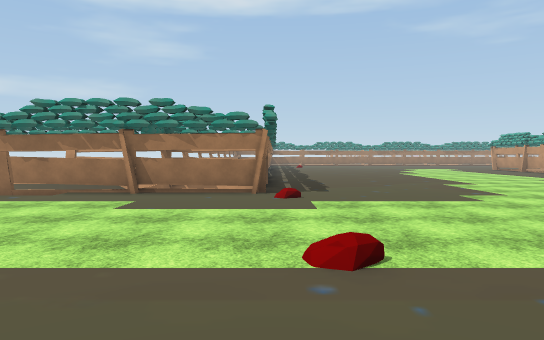
[1] (above)

21 first-person views from a walk through a Unity game level. The camera is 1.5 m above the floor, tilts 2° down and sees 70° across. The floor is counted in squares, 2 m on a side. Each view is taken from the middle of a square. On the plan, view 1 faces up. The plan holds only what a view shows up to about 12 squares ahead; the rest is blank. The place goes on beyond the plan. The player is left out. Some animated figures are left out. Some surface patterns are stand-ins.

[2]
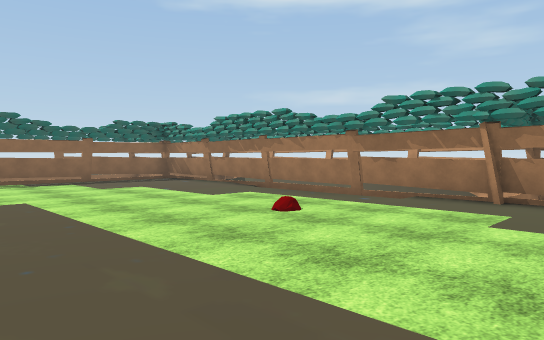

[3]
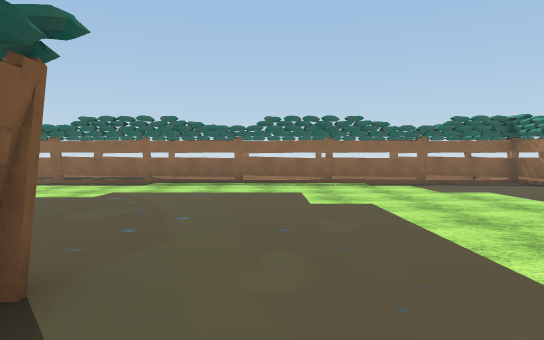

[4]
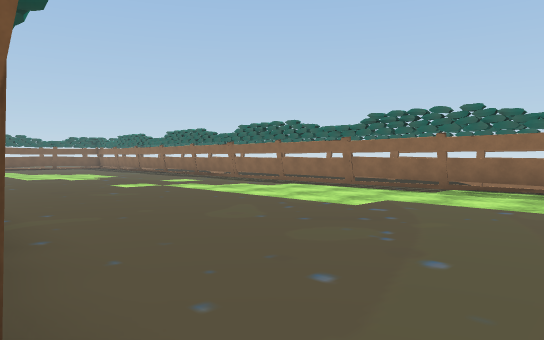

[5]
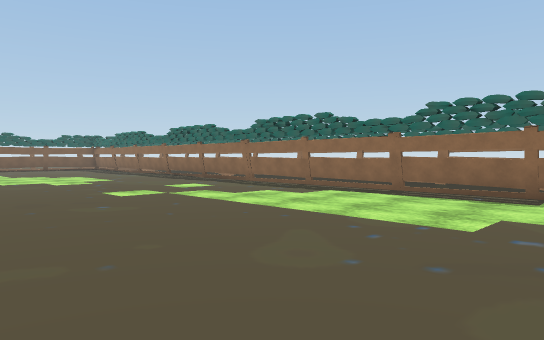

[6]
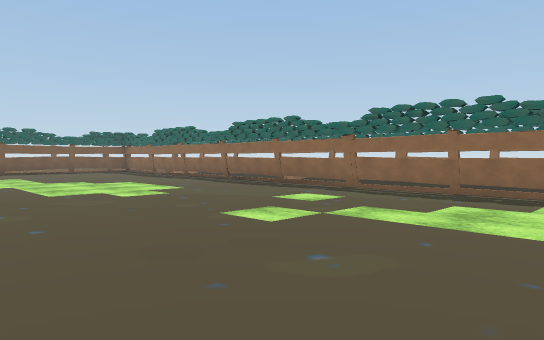

[7]
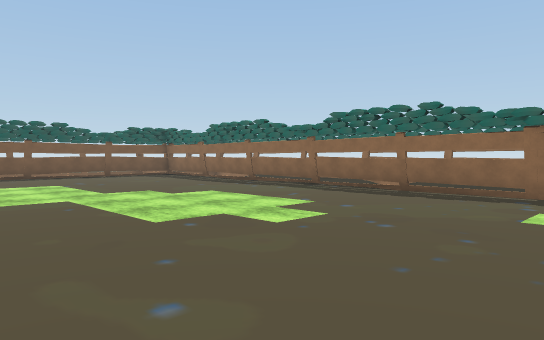

[8]
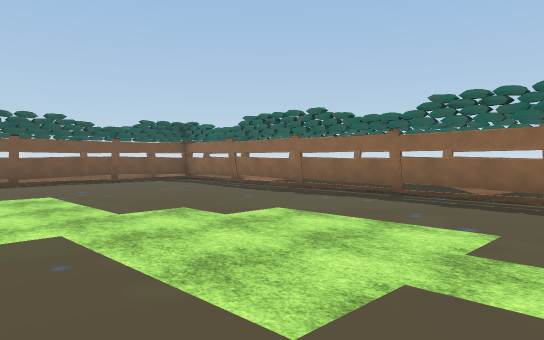

[9]
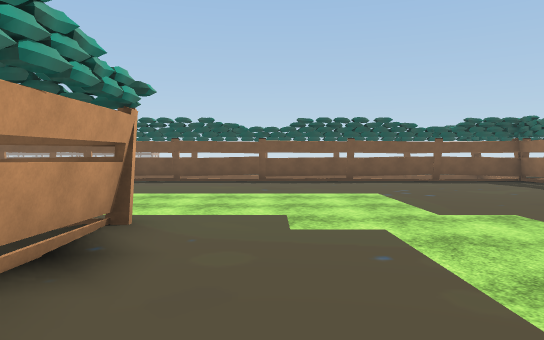

[10]
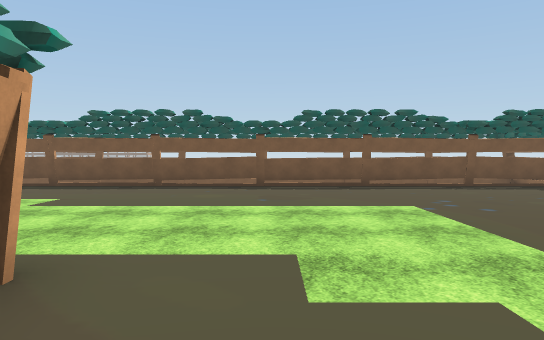

[11]
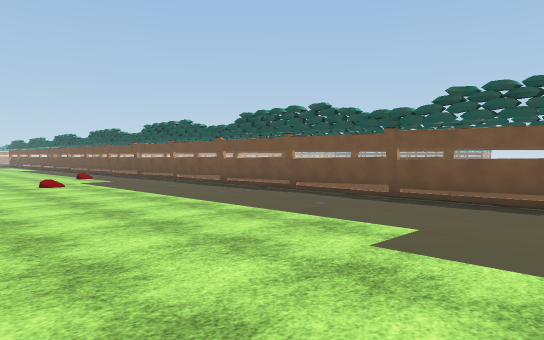

[12]
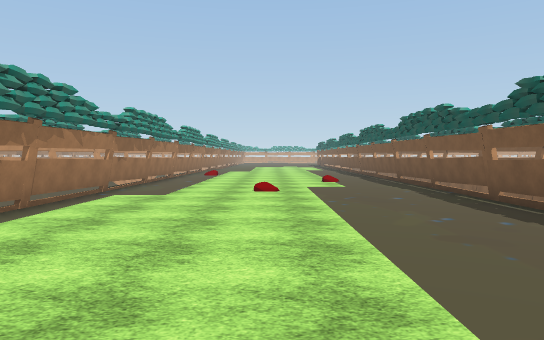

[13]
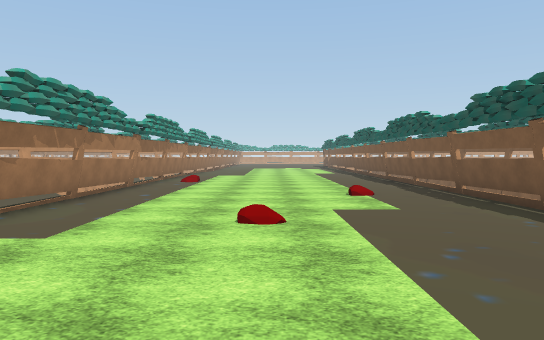

[14]
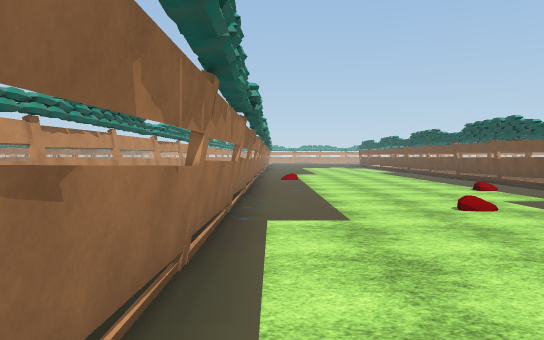

[15]
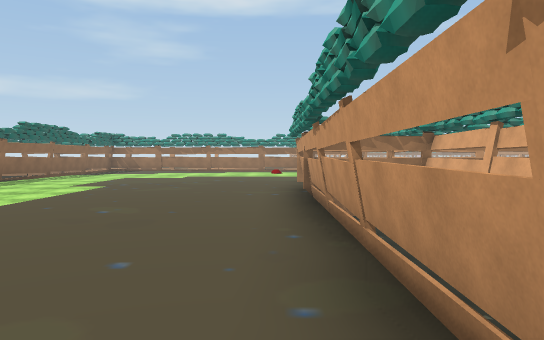

[16]
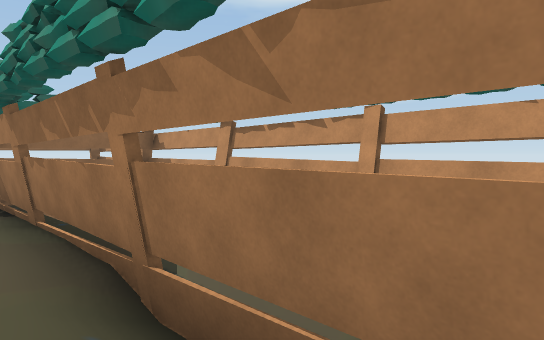

[17]
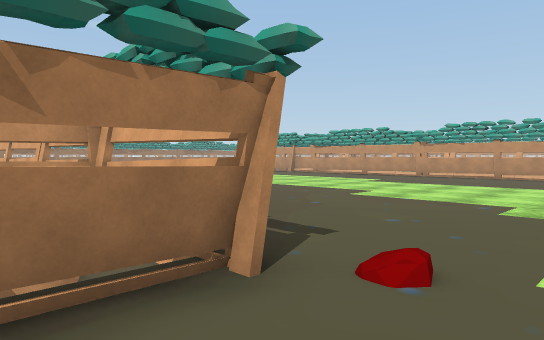

[18]
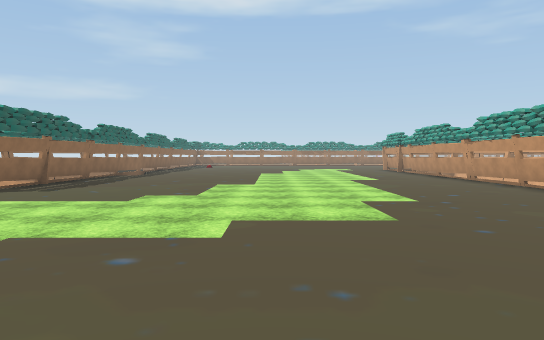

[19]
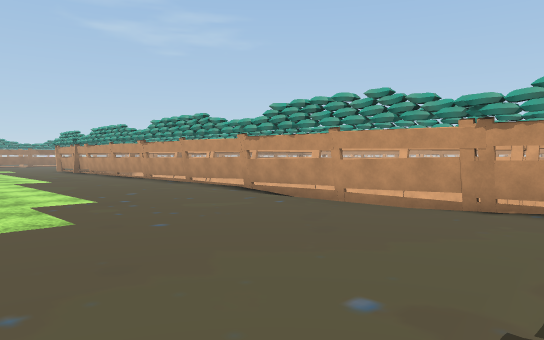

[20]
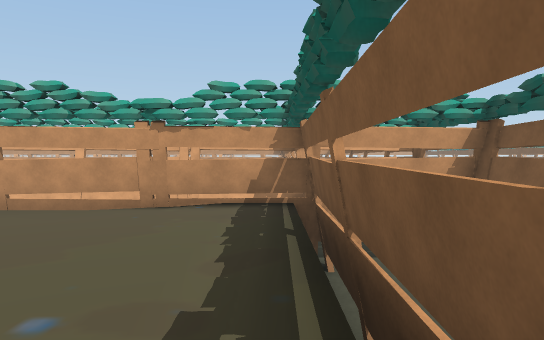

[21]
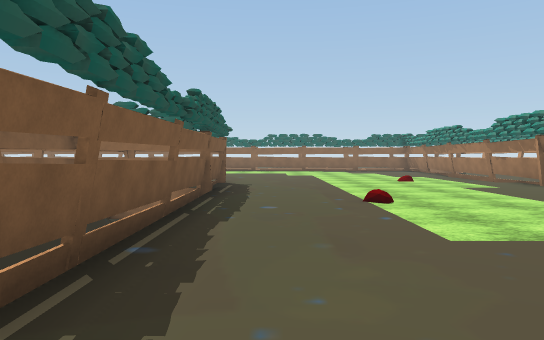

### Floor plan
Key: @ floor where view 1 was taken; # wall or solid block; x gap in a wall; . floor; / step, stairs or slope; = window, fence, low wall or low ledge; v drop or lower ground.
Columns run from 14 left of view 1 to 15 right of it. Each row starts with its distance up from view 1.
 14               =     ..
 13               #    ......
 12               =...........#
 11  ==#==#== /#vv=...........=
 10  # vvvvvvv## v=...........#
  9  v         v  =...........=
  8  #=#==#====#==x...........=  #
  7  =........................#  #
  6  .........................=  #
  5  #........................=  #
  4  =........................=  #
  3  #........................=  #
  2  .........................#  #
  1  ................... .....=  #
  0 =.............@...........=  #
 -1  .........=vvvvvvvvv vvvvv#vv#
 -2  =........  vvvvv       vvvv #
 -3 v.........######         ##  #
 -4 v.........=vv#
 -5 v#........=vv#
 -6 v=........#vv#
 -7 v=........=vv
 -8 v#........#v
 -9 v=........=
-10 v#........=
-11 ##........#
-12 =.........
-13 #........
-14 =.........          #########
-15 =.........=
-16 =.........==    ====#==#vvvvv
-17 =............. ..............
-18 =............................
-19 =............................
-20 =............................
-21 #............................
-22  ............................
-23 =............................
-24 #==#====#==#====#==#==#====#=
-25 v
-26             vv=#vv    =vv
-27               //

Positions as (right, up) in squares from view 1, and headings:
1: (0, 0), facing up
2: (-1, 1), facing up-left
3: (-2, 1), facing left
4: (-4, 1), facing down-left
5: (-5, -1), facing down-left
6: (-5, -5), facing down-left
7: (-5, -9), facing down-left
8: (-6, -12), facing down-left
9: (-6, -12), facing down
10: (-6, -14), facing down
11: (-4, -17), facing down-right
12: (-2, -20), facing right
13: (2, -20), facing right
14: (1, -17), facing right
15: (-5, -12), facing up
16: (-6, 7), facing up-left
17: (-2, 6), facing up-right
18: (6, 0), facing up
19: (6, 0), facing up-right
20: (6, 0), facing right
21: (7, 1), facing left
